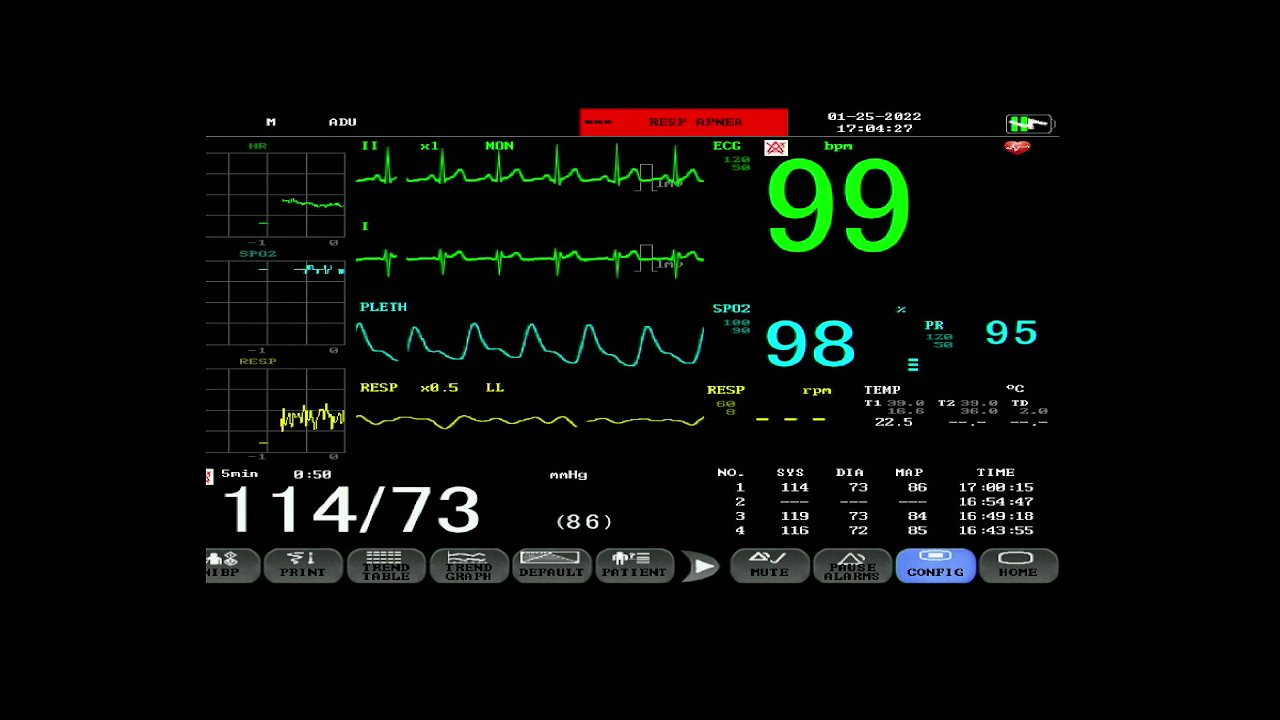
#> input picture pmhd2.png, 1280 x 720 px
$ python drawRectangle.py
#> lines starting #> are read from the running program, lines starting #| are printed output that depends on the picture
# -*- coding: utf-8 -*-
"""
Created on Wed Feb  2 05:10:03 2022

@author: User
"""

import cv2

# path
#path = r'C:\Users\Rajnish\Desktop\geeksforgeeks\geeks.png'

# Reading an image in default mode
image = cv2.imread('pmhd2.png')
#> image is the input picture: shape (720, 1280, 3); mean B, G, R 7.3, 10, 7.6

# Window name in which image is displayed
window_name = 'Image'

# Start coordinate, here (5, 5)
# represents the top left corner of rectangle
start_point = (546, 503)

# Ending coordinate, here (220, 220)
# represents the bottom right corner of rectangle
end_point = (643, 538)

# Blue color in BGR
color = (255, 0, 0)

# Line thickness of 2 px
thickness = 2

# Using cv2.rectangle() method
# Draw a rectangle with blue line borders of thickness of 2 px
image = cv2.rectangle(image, start_point, end_point, color, thickness)

#Put Text in a Image
# Using cv2.putText() method
org = start_point
font = cv2.FONT_HERSHEY_SIMPLEX
color = (0, 0, 255)
thinckness = 2
fontScale = 0.7
image = cv2.putText(image, 'OpenCV', org, font,
                   fontScale, color, thickness, cv2.LINE_AA)
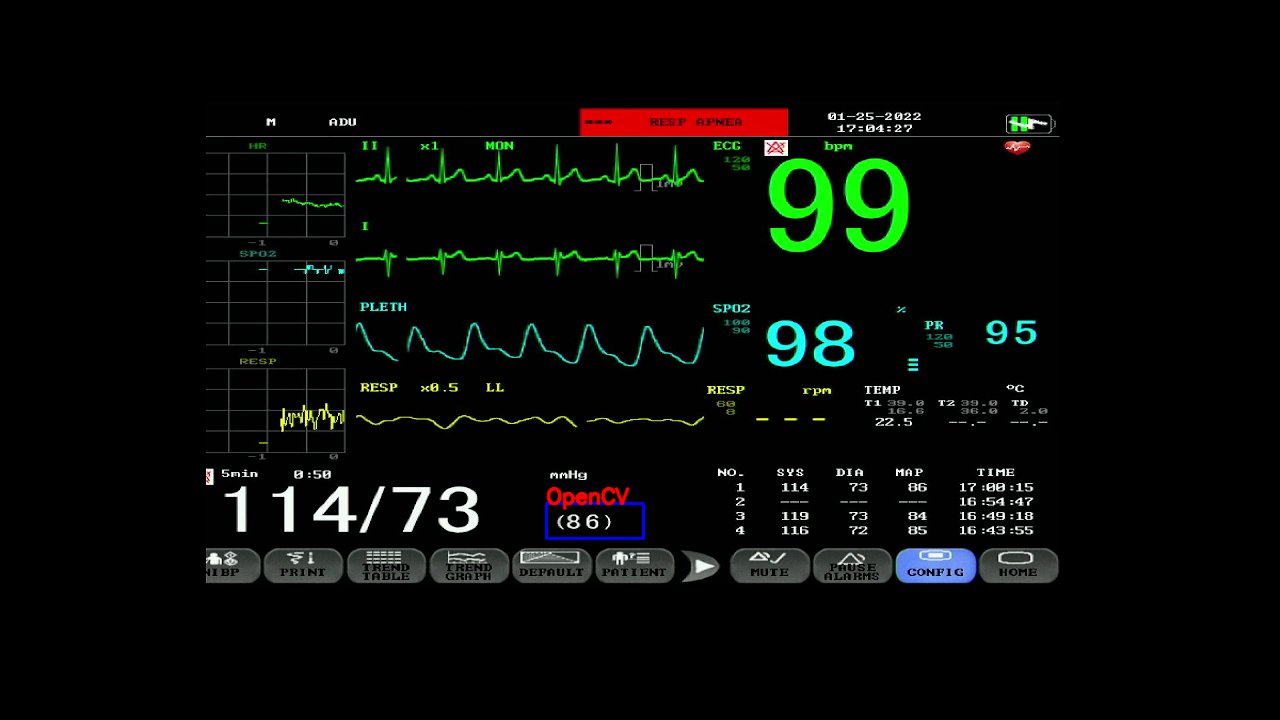
#> image: shape (720, 1280, 3); mean B, G, R 7.5, 10, 7.8
# Displaying the image
cv2.imshow(window_name, image)

# Press Q on keyboard to  exit
cv2.waitKey(0)
cv2.destroyAllWindows()
